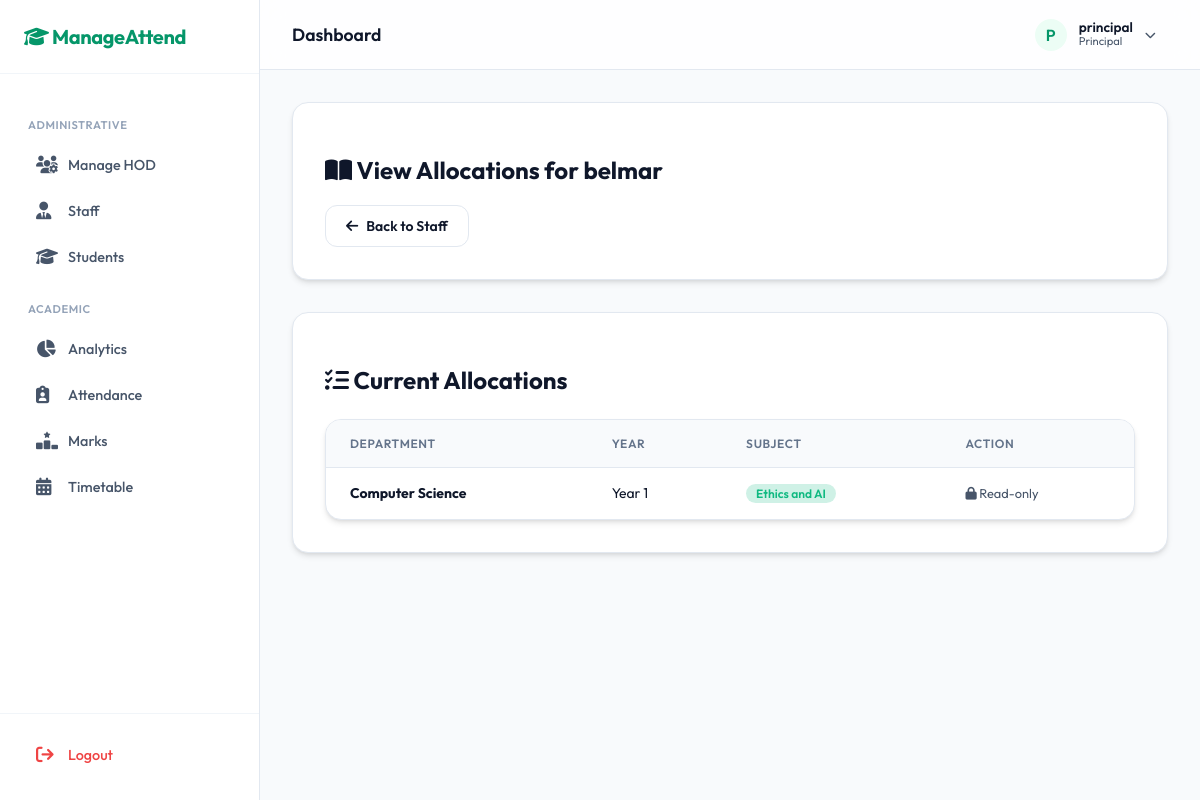
The page /manage_allocations/10 (signed in) on the database its author committed.
### models.py (models this page shows, shortened)
class User(db.Model, UserMixin):
    __tablename__ = 'users'
    id = db.Column(db.Integer, primary_key=True)
    username = db.Column(db.String(80), unique=True, nullable=False)
    password_hash = db.Column(db.String(256), nullable=False)
    role = db.Column(db.String(20), nullable=False) # 'principal', 'hod', 'staff', 'student'
    department = db.Column(db.String(80), nullable=True)
    year = db.Column(db.Integer, nullable=True)
    name = db.Column(db.String(120), nullable=True)
    phone = db.Column(db.String(20), nullable=True)
    email = db.Column(db.String(120), nullable=True)
    gender = db.Column(db.String(20), nullable=True)
    student_id = db.Column(db.Integer, db.ForeignKey('students.id'), nullable=True)
    student = db.relationship('Student', backref='user_account', uselist=False, cascade='all, delete')

class StaffAllocation(db.Model):
    __tablename__ = 'staff_allocations'
    id = db.Column(db.Integer, primary_key=True)
    staff_id = db.Column(db.Integer, db.ForeignKey('users.id'), nullable=False)
    department = db.Column(db.String(80), nullable=False)
    year = db.Column(db.Integer, nullable=False)
    subject = db.Column(db.String(100), nullable=False)
    staff = db.relationship('User', backref=db.backref('allocations', lazy=True, cascade='all, delete-orphan'))

### app.py (the view, shortened to what this page needs)
@app.route('/manage_allocations/<int:staff_id>', methods=['GET', 'POST'])
@login_required
def manage_allocations(staff_id):
    if current_user.role not in ['principal', 'hod']:
        return redirect(url_for('index'))
    if request.method == 'POST' and current_user.role == 'principal':
        flash('Principals only have view access to staff allocations.', 'warning')
        return redirect(url_for('manage_allocations', staff_id=staff_id))
    staff = User.query.get_or_404(staff_id)
    if staff.role != 'staff':
        return redirect(url_for('manage_staff'))
    if current_user.role == 'hod':
        pass
    from models import StaffAllocation
    allocations = StaffAllocation.query.filter_by(staff_id=staff.id).all()
    departments = [d[0] for d in Student.query.with_entities(Student.department).distinct().all() if d[0]]
    years = [y[0] for y in Student.query.with_entities(Student.year).distinct().order_by(Student.year).all() if y[0]]
    if not departments: departments = ['CSE', 'IT', 'ECE', 'MECH']
    if not years: years = [1, 2, 3, 4]
    return render_template('manage_allocations.html', staff=staff, allocations=allocations, departments=departments, years=years)

### app.py (called while the page is built)
@login_manager.user_loader
def load_user(user_id):
    return User.query.get(int(user_id))

### templates/manage_allocations.html
{% extends 'base.html' %}
{% block content %}
{% if current_user.role != 'principal' %}
<div class="glass-panel" style="margin-bottom: 2rem;">
    <div class="flex-between">
        <h2><i class="fa-solid fa-book-open"></i> Manage Allocations for {{ staff.username }}</h2>
        <a href="{{ url_for('manage_staff') }}" class="btn btn-secondary">
            <i class="fa-solid fa-arrow-left"></i> Back to Staff
        </a>
    </div>
    <p style="color: var(--text-secondary); margin-bottom: 2rem;">Assign departments, years, and subjects to this staff member.</p>
    <form method="POST" action="{{ url_for('manage_allocations', staff_id=staff.id) }}" class="grid grid-cols-4" style="align-items: end; gap: 1rem;">
        <input type="hidden" name="action" value="add">
        <div class="form-group" style="margin: 0;">
            <label for="department">Department</label>
            <select id="department" name="department" class="form-control" required>
                <option value="">Select Dept</option>
                {% for d in departments %}
                <option value="{{ d }}">{{ d }}</option>
                {% endfor %}
            </select>
        </div>
        <div class="form-group" style="margin: 0;">
            <label for="year">Year</label>
            <select id="year" name="year" class="form-control" required>
                <option value="">Select Year</option>
                {% for y in years %}
                <option value="{{ y }}">Year {{ y }}</option>
                {% endfor %}
            </select>
        </div>
        <div class="form-group" style="margin: 0;">
            <label for="subject">Subject</label>
            <input type="text" id="subject" name="subject" class="form-control" placeholder="E.g., Data Structures" required>
        </div>
        <div class="form-group" style="margin: 0;">
            <button type="submit" class="btn btn-primary" style="width: 100%;">
                <i class="fa-solid fa-plus"></i> Allocate Subject
            </button>
        </div>
    </form>
</div>
{% else %}
<div class="glass-panel" style="margin-bottom: 2rem;">
    <div class="flex-between">
        <h2><i class="fa-solid fa-book-open"></i> View Allocations for {{ staff.username }}</h2>
        <a href="{{ url_for('manage_staff') }}" class="btn btn-secondary">
            <i class="fa-solid fa-arrow-left"></i> Back to Staff
        </a>
    </div>
</div>
{% endif %}
<div class="glass-panel">
    <h2><i class="fa-solid fa-list-check"></i> Current Allocations</h2>
    <div class="table-container" style="margin-top: 1.5rem;">
        <table>
            <thead>
                <tr>
                    <th>Department</th>
                    <th>Year</th>
                    <th>Subject</th>
                    <th>Action</th>
                </tr>
            </thead>
            <tbody>
                {% for alloc in allocations %}
                <tr>
                    <td><strong>{{ alloc.department }}</strong></td>
                    <td>Year {{ alloc.year }}</td>
                    <td><span class="badge" style="background: rgba(16, 185, 129, 0.2); color: #10b981;">{{ alloc.subject }}</span></td>
                    <td>
                        {% if current_user.role != 'principal' %}
                        <form method="POST" action="{{ url_for('manage_allocations', staff_id=staff.id) }}" onsubmit="return confirm('Remove this allocation?');" style="margin: 0;">
                            <input type="hidden" name="action" value="delete">
                            <input type="hidden" name="allocation_id" value="{{ alloc.id }}">
                            <button type="submit" class="btn btn-primary" style="background-color: var(--danger); padding: 0.5rem 1rem;">
                                <i class="fa-solid fa-trash"></i>
                            </button>
                        </form>
                        {% else %}
                        <span style="color: var(--text-secondary); font-size: 0.8rem;"><i class="fa-solid fa-lock"></i> Read-only</span>
                        {% endif %}
                    </td>
                </tr>
                {% else %}
                <tr>
                    <td colspan="4" style="text-align: center; color: var(--text-secondary);">No allocations found for this staff member.</td>
                </tr>
                {% endfor %}
            </tbody>
        </table>
    </div>
</div>
{% endblock %}

### templates/base.html (shortened to what this page needs)
<!DOCTYPE html>
<html lang="en">
<head>
    <link rel="stylesheet" href="{{ url_for('static', filename='css/style.css') }}">
    <link rel="stylesheet" href="https://cdnjs.cloudflare.com/ajax/libs/font-awesome/6.4.0/css/all.min.css">
</head>
<body>
<div class="app-container">
    {% if current_user.is_authenticated %}
    <aside class="sidebar" id="sidebar">
        <div class="sidebar-header">
            <a href="{{ url_for('index') }}" class="sidebar-brand">
                <i class="fa-solid fa-graduation-cap"></i> ManageAttend
            </a>
        </div>
        <nav class="sidebar-nav">
            {% if current_user.role == 'principal' %}
                <div class="nav-group-label">Administrative</div>
                <a href="{{ url_for('manage_hod') }}" class="nav-item"><i class="fa-solid fa-users-gear"></i> Manage HOD</a>
                <a href="{{ url_for('manage_staff') }}" class="nav-item"><i class="fa-solid fa-user-tie"></i> Staff</a>
                <a href="{{ url_for('manage_students') }}" class="nav-item"><i class="fa-solid fa-graduation-cap"></i> Students</a>
                <div class="nav-group-label">Academic</div>
                <a href="{{ url_for('analytics') }}" class="nav-item"><i class="fa-solid fa-chart-pie"></i> Analytics</a>
                <a href="{{ url_for('admin_dashboard') }}" class="nav-item"><i class="fa-solid fa-clipboard-user"></i> Attendance</a>
                <a href="{{ url_for('manage_marks') }}" class="nav-item"><i class="fa-solid fa-ranking-star"></i> Marks</a>
                <a href="{{ url_for('timetable_admin') }}" class="nav-item"><i class="fa-solid fa-calendar-days"></i> Timetable</a>
            {% endif %}
        </nav>
        <div class="sidebar-footer">
            <a href="{{ url_for('logout') }}" class="nav-item" style="color: var(--danger);">
                <i class="fa-solid fa-arrow-right-from-bracket"></i> Logout
            </a>
        </div>
    </aside>
    {% endif %}
    <main class="main-content {% if not current_user.is_authenticated %}full-width{% endif %}">
        {% if current_user.is_authenticated %}
        <header class="top-header">
            <div style="display: flex; align-items: center; gap: 1rem;">
                <div class="page-title">
                    {% block page_title %}Dashboard{% endblock %}
                </div>
            </div>
            <div class="header-actions">
                <div class="user-profile-summary" onclick="{% if current_user.role in ['principal', 'hod', 'staff'] %}openProfileModal(){% endif %}">
                    <div class="user-avatar">
                        {{ current_user.username[0].upper() }}
                    </div>
                    <div class="user-info">
                        <div class="user-name">{{ current_user.username }}</div>
                        <div class="user-role">{{ current_user.role.replace('_', ' ') }}</div>
                    </div>
                    {% if current_user.role in ['principal', 'hod', 'staff'] %}
                    <i class="fa-solid fa-chevron-down" style="font-size: 0.7rem; color: var(--text-secondary);"></i>
                    {% endif %}
                </div>
            </div>
        </header>
        {% endif %}
        <div class="container">
            {% block content %}{% endblock %}
        </div>
    </main>
</div>
</body>
</html>

### rows shown on the page
User: username "P", username "principal", role.replace "Principal"
User: username "belmar"
StaffAllocation: department "Computer Science", year "1", subject "Ethics and AI"
